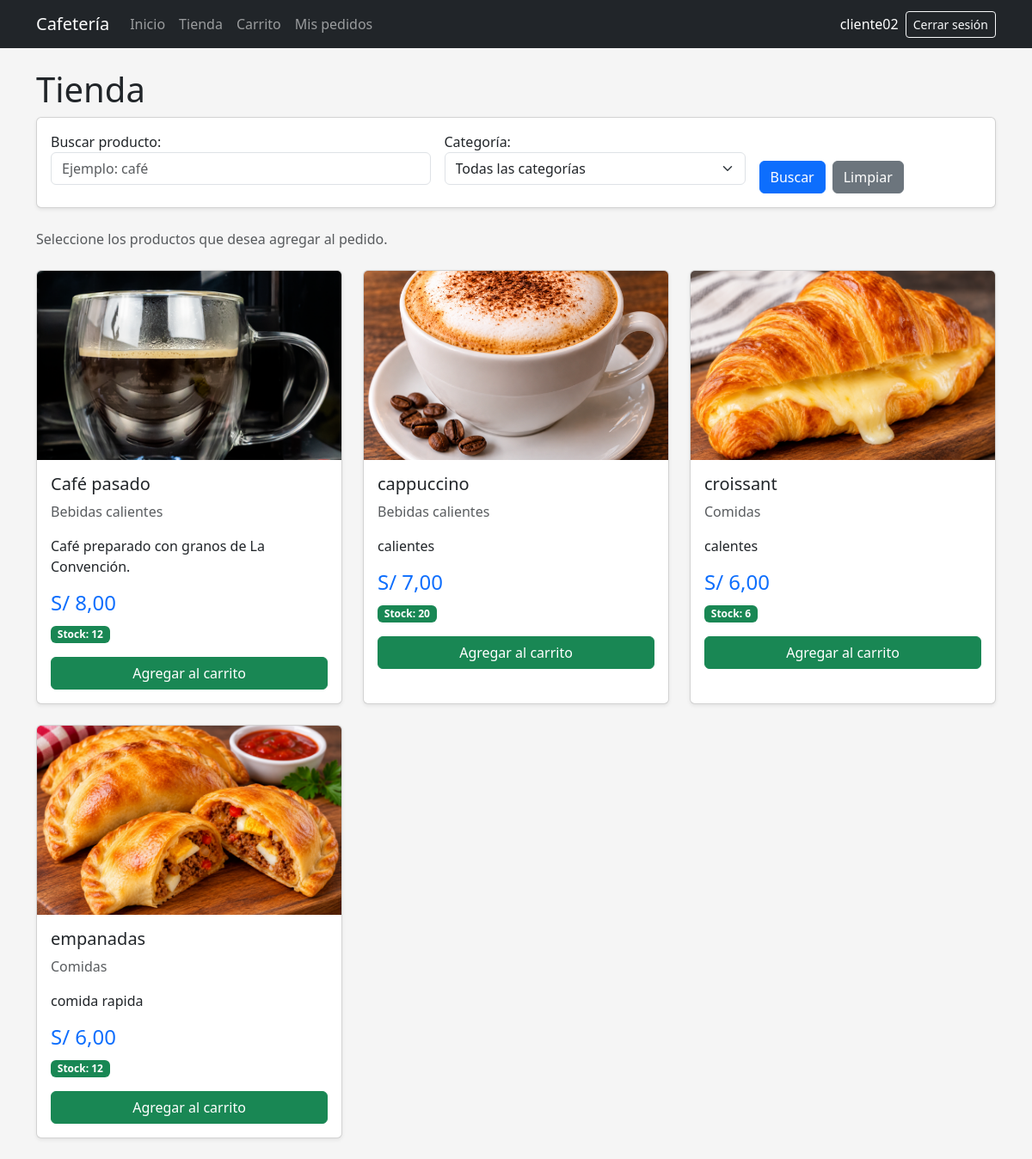
The app's page /tienda/ (signed in), older data.
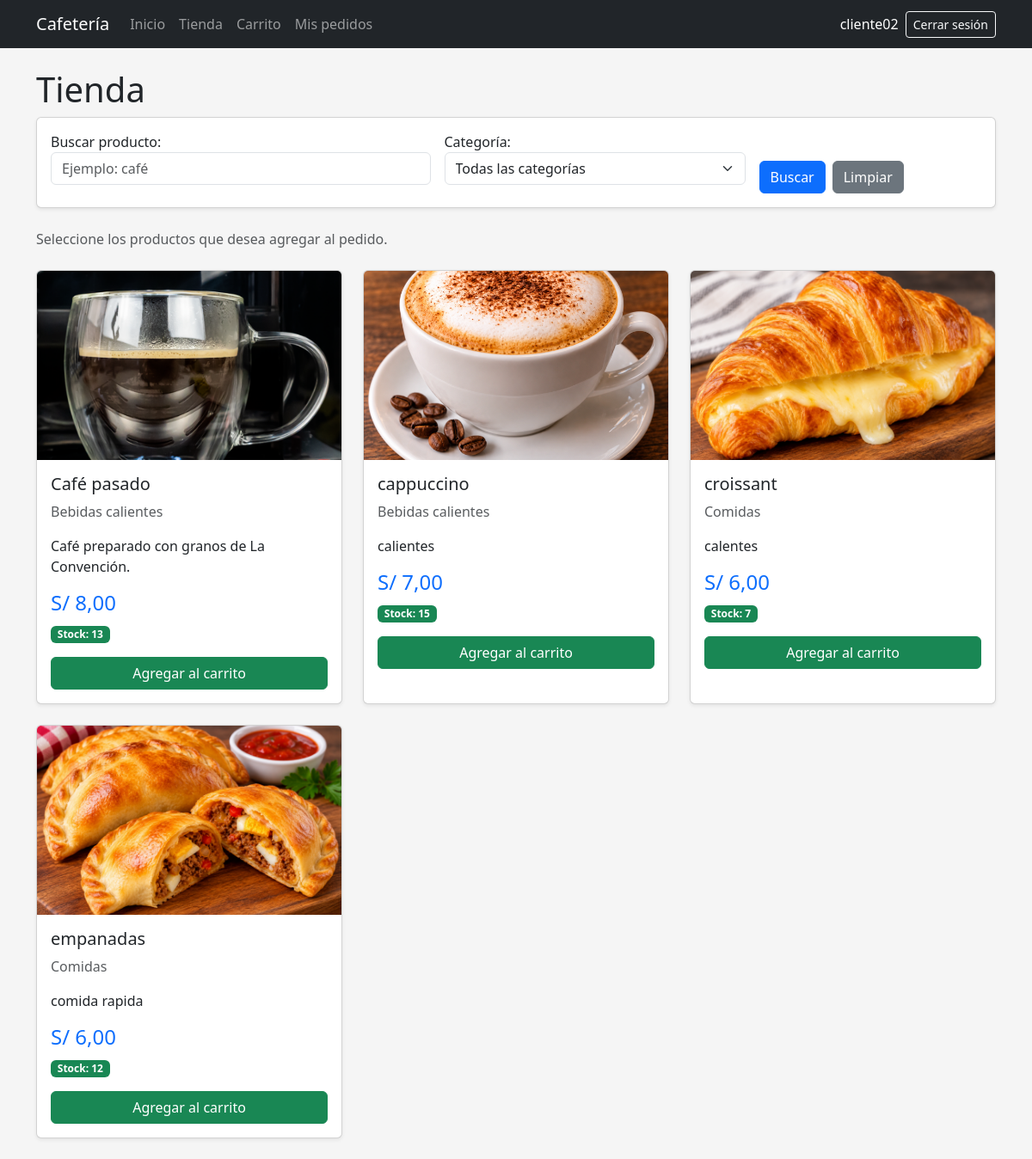
The same page, newer data.
### pedidos/models.py (models this page shows, shortened)
class Producto(models.Model):
    nombre = models.CharField(max_length=100)
    descripcion = models.TextField(blank=True)
    categoria = models.ForeignKey(
        Categoria,
        on_delete=models.SET_NULL,
        null=True,
        blank=True,
        related_name="productos",
    )
    precio = models.DecimalField(
        max_digits=8,
        decimal_places=2,
    )
    stock = models.PositiveIntegerField(default=0)
    imagen = models.ImageField(
        upload_to="productos/",
        blank=True,
    )
    activo = models.BooleanField(default=True)
    class Meta:
        ordering = ["nombre"]

class Categoria(models.Model):
    nombre = models.CharField(max_length=100)
    descripcion = models.TextField(blank=True)
    activo = models.BooleanField(default=True)
    def __str__(self):
        return self.nombre
    class Meta:
        verbose_name = "Categoría"
        verbose_name_plural = "Categorías"
        ordering = ["nombre"]

### pedidos/views.py (the view, shortened to what this page needs)
@login_required
def tienda(request):
    productos = (
        Producto.objects
        .filter(
            activo=True
        )
        .select_related(
            "categoria"
        )
        .order_by(
            "nombre"
        )
    )
    form = ProductoFiltroForm(
        request.GET or None
    )
    return render(
        request,
        "tienda/lista.html",
        {
            "productos": productos,
            "form": form,
        },
    )

### pedidos/forms.py
class ProductoFiltroForm(forms.Form):
    busqueda = forms.CharField(
        required=False,
        label="Buscar producto",
        widget=forms.TextInput(
            attrs={
                "class": "form-control",
                "placeholder": "Ejemplo: café",
            }
        ),
    )
    categoria = forms.ModelChoiceField(
        required=False,
        queryset=Categoria.objects.filter(
            activo=True
        ).order_by("nombre"),
        empty_label="Todas las categorías",
        label="Categoría",
        widget=forms.Select(
            attrs={
                "class": "form-select",
            }
        ),
    )

### pedidos/templates/tienda/lista.html (shortened to what this page needs)
{% extends "base.html" %}
{% block content %}
<div class="mb-4">
    <h1>
        Tienda
    </h1>
<div class="card mb-4 shadow-sm">
    <div class="card-body">
        <form method="get">
            <div class="row g-3 align-items-end">
                <div class="col-md-5">
                    {{ form.busqueda.label_tag }}
                    {{ form.busqueda }}
                </div>
                <div class="col-md-4">
                    {{ form.categoria.label_tag }}
                    {{ form.categoria }}
                </div>
                <div class="col-md-3">
                    <div class="d-flex gap-2">
                        <button
                            type="submit"
                            class="btn btn-primary"
                        >
                            Buscar
                        </button>
                        <a
                            href="{% url 'tienda' %}"
                            class="btn btn-secondary"
                        >
                            Limpiar
                        </a>
                    </div>
                </div>
            </div>
        </form>
    </div>
</div>
    <p class="text-muted">
        Seleccione los productos
        que desea agregar al pedido.
    </p>
</div>
<div class="row g-4">
{% for producto in productos %}
<div class="col-md-6 col-lg-4">
    <div class="card h-100 shadow-sm">
        {% if producto.imagen %}
        <img
            src="{{ producto.imagen.url }}"
            class="card-img-top producto-imagen"
            alt="{{ producto.nombre }}"
        >
        {% else %}
        <div class="producto-sin-imagen">
            Sin imagen
        </div>
        {% endif %}
        <div class="card-body">
            <h5 class="card-title">
                {{ producto.nombre }}
            </h5>
            <p class="text-muted">
                {% if producto.categoria %}
                    {{ producto.categoria.nombre }}
                {% else %}
                    Sin categoría
                {% endif %}
            </p>
            <p>
                {{ producto.descripcion }}
            </p>
            <h4 class="text-primary">
                S/ {{ producto.precio }}
            </h4>
            {% if producto.stock > 0 %}
            <p>
                <span class="badge text-bg-success">
                    Stock:
                    {{ producto.stock }}
                </span>
            </p>
            <form
                method="post"
                action="{% url 'agregar_producto' producto.id %}"
            >
                <button
                    type="submit"
                    class="btn btn-success w-100"
                >
                    Agregar al carrito
                </button>
            </form>
            {% endif %}
        </div>
    </div>
</div>
{% empty %}
<div class="col-12">
    <div class="alert alert-info">
        No existen productos disponibles.
    </div>
</div>
{% endfor %}
</div>
{% endblock %}

Row changes from the older to the newer data that the page shows:
changed Producto "Café pasado": stock "12" → "13"
changed Producto "cappuccino": stock "20" → "15"
changed Producto "croissant": stock "6" → "7"
